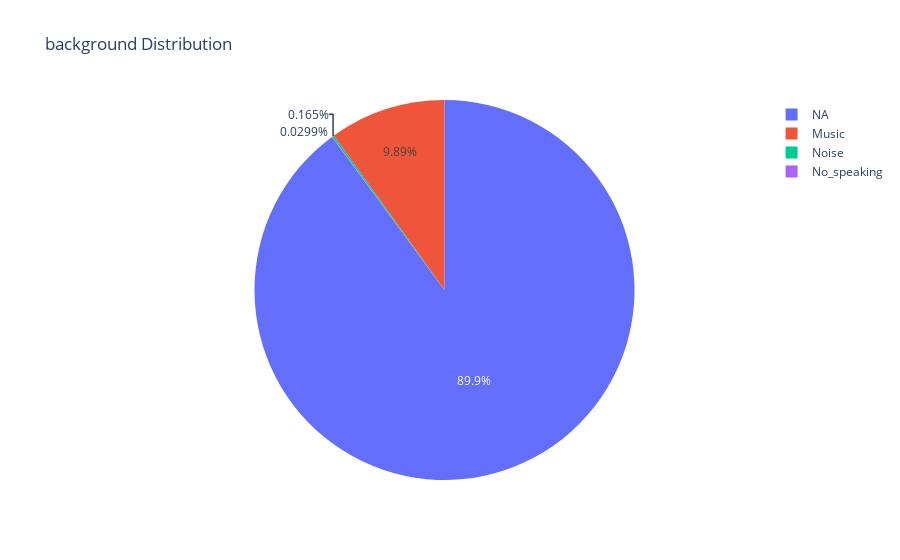

Notebook cell for this chart:
### Code cell
px.pie(values=background_counts, names=background_counts.index, title='background Distribution').show()

### Figure 1 — Plotly figure (JSON) as saved in the notebook; plotly's stock layout.template omitted (floating-point values rounded to 4 significant figures)
{"data": [{"domain": {"x": [0, 1], "y": [0, 1]}, "hovertemplate": "label=%{label}<br>value=%{value}<extra></extra>", "labels": ["NA", "Music", "Noise", "No_speaking"], "legendgroup": "", "name": "", "showlegend": true, "type": "pie", "values": [36027, 3964, 66, 12]}], "layout": {"legend": {"tracegroupgap": 0}, "title": {"text": "background Distribution"}}}
